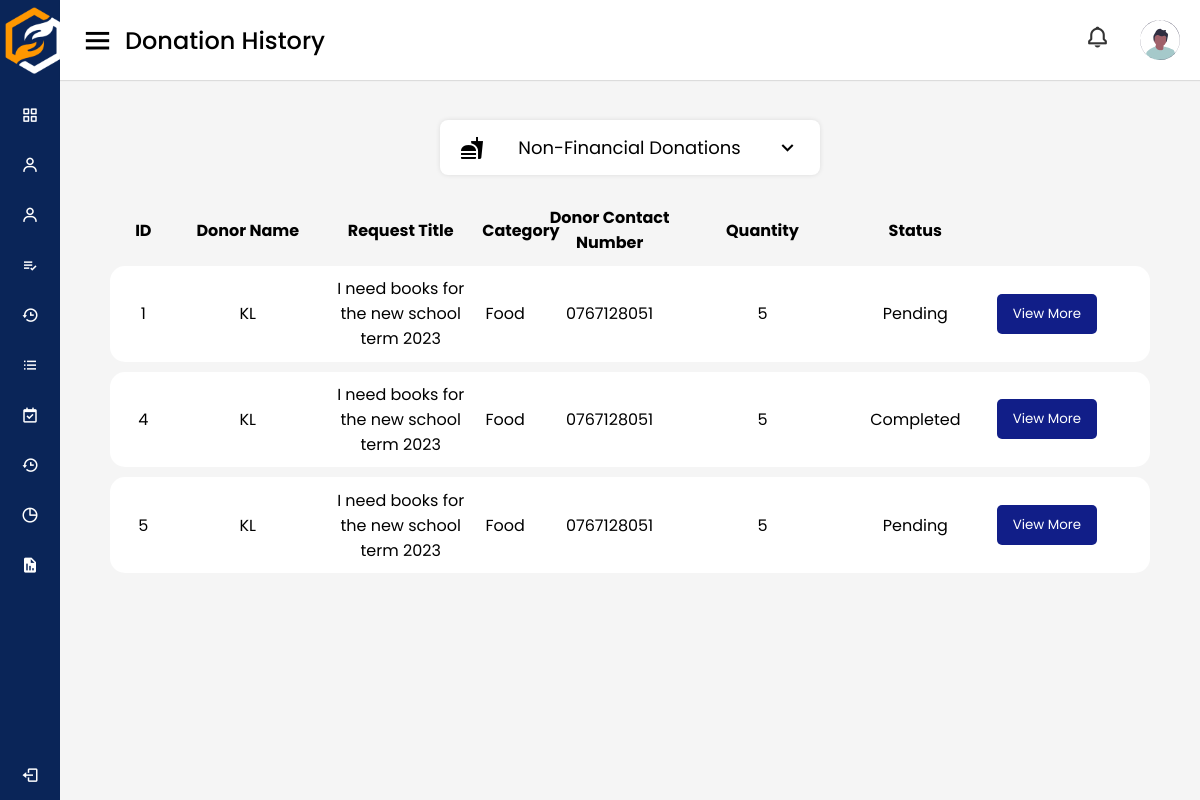
Screenshot of /admin/nonFinancialDonationHistory (signed in) with the database file from the repository.
### tables this page shows
CREATE TABLE `donation_history` (
  `id` int(11) NOT NULL,
  `time_stamp` date NOT NULL DEFAULT current_timestamp(),
  `date_of_completion` date NOT NULL,
  `status` int(1) NOT NULL,
  `category` int(11) NOT NULL,
  `quantity` int(11) NOT NULL,
  `amount` int(11) NOT NULL,
  `type` int(11) NOT NULL,
  `don_id` int(11) NOT NULL,
  `req_id` int(11) NOT NULL
);

CREATE TABLE `donation_req` (
  `id` int(11) NOT NULL,
  `request_title` varchar(255) NOT NULL,
  `name` varchar(255) NOT NULL,
  `NIC` varchar(255) NOT NULL,
  `description` varchar(255) NOT NULL,
  `contact` int(10) NOT NULL,
  `zipcode` varchar(255) NOT NULL,
  `cat_id` int(11) NOT NULL,
  `status` int(11) NOT NULL,
  `published_date` date NOT NULL,
  `due_date` date NOT NULL,
  `req_type` int(11) NOT NULL,
  `user_id` int(11) NOT NULL,
  `proof_document` varchar(255) NOT NULL,
  `thumbnail` varchar(255) NOT NULL,
  `rejection_note` varchar(255) NOT NULL,
  `rejected_date` date NOT NULL,
  `completed_date` date NOT NULL
);

CREATE TABLE `categories` (
  `id` int(11) NOT NULL,
  `category_name` varchar(255) NOT NULL
);

CREATE TABLE `reg_user` (
  `id` int(11) NOT NULL,
  `email` varchar(255) NOT NULL,
  `password` varchar(255) NOT NULL,
  `user_type` int(11) NOT NULL,
  `prof_img` varchar(255) NOT NULL,
  `tp_number` varchar(10) NOT NULL,
  `otp_code` int(11) NOT NULL,
  `otp_verify` int(11) NOT NULL,
  `verification_status` int(11) NOT NULL,
  `rejection_note` varchar(255) NOT NULL,
  `password_reset_hash` varchar(255) NOT NULL,
  `password_reset_expiry` int(11) NOT NULL,
  `backup` varchar(255) NOT NULL
);

### app/controllers/Admin.php (called while the page is built, shortened)
<?php
class Admin extends Controller
{
    private $adminModel;
    public function __construct()
    {
        $this->adminModel = $this->model('AdminModel');
    }
    public function nonFinancialDonationHistory()
    {
        $nonFinancialDonationHistory = $this->adminModel->nonFinancialDonationHistory();
        $data = [
            'title' => 'Donation History',
            'nonFinancialDonationHistory' => $nonFinancialDonationHistory
        ];
        $this->view('users/admin/nonFinancialDonations', $data);
    }
}

### app/libraries/Core.php (called while the page is built, shortened)
<?php
  class Core {
    protected $currentMethod = 'index';
    public function __construct(){
      $url = $this->getUrl();
      if(file_exists('../app/controllers/' . ucwords($url[0] ?? ''). '.php')){
        unset($url[0]);
      }
      $this->currentController = new $this->currentController;
      if(isset($url[1])){
        if(method_exists($this->currentController, $url[1])){
          $this->currentMethod = $url[1];
          unset($url[1]);
        }
      }
      $this->params = $url ? array_values($url) : [];
      call_user_func_array([$this->currentController, $this->currentMethod], $this->params);
    }
      public function getUrl(){
      if(isset($_GET['url'])){
        $url = rtrim($_GET['url'], '/');
        $url = filter_var($url, FILTER_SANITIZE_URL);
        $url = explode('/', $url);
        return $url;
      }
    }
  }

### public/index.php (called while the page is built, shortened)
<?php
    $init = new Core;

### app/libraries/Database.php (called while the page is built, shortened)
<?php
class Database
{
    private $host = DB_HOST;
    private $user = DB_USER;
    private $pass = DB_PASS;
    private $dbname = DB_NAME;
    private $dbh;
    private $stmt;
    public function __construct()
    {
        $dsn = 'mysql:host=' . $this->host . ';dbname=' . $this->dbname;
        $options = array(
            PDO::ATTR_PERSISTENT => true,
            PDO::ATTR_ERRMODE => PDO::ERRMODE_EXCEPTION
        );
        try {
            $this->dbh = new PDO($dsn, $this->user, $this->pass, $options);
        } catch (PDOException $e) {
            $this->error = $e->getMessage();
            echo $this->error;
        }
    }
    public function query($sql)
    {
        $this->stmt = $this->dbh->prepare($sql);
    }
    public function resultSet()
    {
        $this->execute();
        return $this->stmt->fetchAll(PDO::FETCH_OBJ);
    }
    public function execute()
    {
        return $this->stmt->execute();
    }
}

### app/models/AdminModel.php (called while the page is built, shortened)
<?php
class AdminModel
{
    private $db;
    public function __construct()
    {
        $this->db = new Database;
    }
    public function nonFinancialDonationHistory()
    {
        $this->db->query('SELECT dh.id, dr.request_title, r.tp_number, dh.date_of_completion, c.category_name AS category, dh.quantity, dh.quantity, IF(r.user_type = 2, id.f_name, cd.comp_name) AS donor_name, dr.id as req_id, CASE WHEN dr.req_type = 0 THEN "Financial" WHEN dr.req_type = 1 THEN "Non-financial" END AS req_type, CASE WHEN dh.status = 0 THEN "Pending" WHEN dh.status = 1 THEN "Completed" WHEN dh.status = 2 THEN "Delivered" END AS status FROM donation_history AS dh JOIN reg_user AS r ON dh.don_id = r.id JOIN categories AS c ON dh.category = c.id JOIN donation_req AS dr ON dh.req_id = dr.id LEFT JOIN ind_don AS id ON r.id = id.user_id AND r.user_type = 2 LEFT JOIN corp_don AS cd ON r.id = cd.user_id AND r.user_type = 3 WHERE dh.type = 1;');
        $results = $this->db->resultSet();
        return $results;
    }
}

### app/views/users/admin/nonFinancialDonations.php (the view, shortened to what this page needs)
<!DOCTYPE html>
<html lang="en" dir="ltr">
<head>
    <link rel="stylesheet" href="<?php echo URLROOT; ?>/css/style_dashboard.css"/>
    <link rel="stylesheet" href="<?php echo URLROOT; ?>/css/donation_history.css"/>
    <link href="https://unpkg.com/boxicons@2.0.7/css/boxicons.min.css" rel="stylesheet"/>
</head>
<body>
<?php require APPROOT . '/views/inc/side_navbar.php'; ?>
<section class="home-section">
    <nav>
        <div class="sidebar-button">
            <i class="bx bx-menu sidebarBtn"></i>
            <span class="dashboard">Donation History</span>
        </div>
        <div class="profile-details">
            <div class="notification">
                <i class="bx bx-bell bx-tada notification"></i>
            </div>
            <img src="<?php echo URLROOT; ?>/img/profile_pic.svg" alt=""/>
        </div>
    </nav>
    <main>
        <div class="select-menu">
            <div class="select-btn">
                    <span class="material-icons" style="color: black;">
                        </span>
                <span class="option-text">Non-Financial Donations</a></span>
                <i class="bx bx-chevron-down"></i>
            </div>
        </div>
        <div class="cards_heading head">
            <div>ID</div>
            <div>Donor Name</div>
            <div>Request Title</div>
            <div>Category</div>
            <div>Donor Contact Number</div>
            <div>Quantity</div>
            <div>Status</div>
        </div>
        <?php foreach ($data['nonFinancialDonationHistory'] as $donation) : ?>
            <div class="cards_heading cards_color">
                <div><?php echo $donation->id; ?></div>
                <div><?php echo $donation->donor_name; ?></div>
                <div><?php echo $donation->request_title; ?></div>
                <div><?php echo $donation->category; ?></div>
                <div><?php echo $donation->tp_number; ?></div>
                <div><?php echo $donation->quantity; ?></div>
                <div><?php echo $donation->status; ?></div>
                <div>
                    <div style="text-align: center;">
                        <a href="<?php echo URLROOT; ?>/adminPages/nonFinancialDonations/<?php echo $donation->id; ?>">
                            <button class="btnview">View More</button>
                        </a>
                    </div>
                </div>
            </div>
        <?php endforeach; ?>
    </main>
</section>
</body>
</html>

### public/css/style_dashboard.css (style rules this page uses)
* { margin: 0; padding: 0; box-sizing: border-box; font-family: 'Poppins', sans-serif; }
.home-section { position: relative; background: #f5f5f5; min-height: 100vh; width: calc(100% - 240px); left: 240px; transition: all 0.5s ease; }
.home-section nav { display: flex; justify-content: space-between; height: 80px; background: #fff; display: flex; align-items: center; position: fixed; width: calc(100% - 240px); left: 240px; z-index: 100; padding: 0 20px; box-shadow: 0 1px 1px rgba(0, 0, 0, 0.1); transition: all 0.5s ease; }
.home-section nav .sidebar-button { display: flex; align-items: center; font-size: 24px; font-weight: 500; }
nav .sidebar-button i { font-size: 35px; margin-right: 10px; }
.home-section nav .profile-details { display: flex; align-items: center; padding: 0 auto; }
.profile-details i { padding: 0px 30px; }
nav .profile-details img { height: 40px; width: 40px; border-radius: 6px; object-fit: cover; }
nav .profile-details i { font-size: 25px; color: #333; }
.bx-bell { padding: 10px 10px; }
a { text-decoration: none; }
@media (max-width: 1240px) { .home-section { width: calc(100% - 60px); left: 60px; } }
@media (max-width: 1240px) { .home-section nav { width: calc(100% - 60px); left: 60px; } }

### public/css/donation_history.css (style rules this page uses)
:root { --color-white: #fff; --color-info-dark: #7d8da1; --color-info-light: #dce1eb; --color-dark: #363949; --color-light: rgba(132, 139, 200, 0.18); --color-primary-varient: #111e88; --color-background: #f6f6f9; --card-border-radius: 2rem; --border-radius-1: 0.4rem; --border-radius-2: 0.8rem; --border-radius-3: 1.2rem; --card-padding: 1.8rem; --padding-1: 1.2rem; --box-shadow: 0 2rem 3rem var(--color-light) }
* { margin: 0; padding: 0; box-sizing: border-box; font-family: 'Poppins', sans-serif; }
main { padding-top: 120px; padding-left: 50px; padding-right: 50px; }
.cards_heading { grid-template-columns: 4.5% 14% 14% 4.5% 14% 14% 14% 14%; grid-column-gap: 1%; color: var(--black); max-width: 100%; margin: auto; padding: 1%; font-size: 1rem; border-radius: 15px; font-weight: bold; margin-right: 0px; margin-left: 0px; text-align: center; display: grid; align-items: center; }
.head { font-size: 1rem; }
.cards_color { background: #ffffff; font-weight: normal; color: black; margin-bottom: 10px; margin-right: 0; font-size: 1rem; }
.select-menu { width: 380px; margin-top: 5px; margin: auto; margin-bottom: 20px; position: relative; }
.btnview { display: flex; align-items: center; justify-content: center; height: 40px; margin-right: 0px; max-width: 100px; width: 100%; border: none; outline: none; color: #fff; border-radius: 5px; background-color: #111e88; transition: all 0.3s linear; cursor: pointer; }
.select-menu .select-btn { display: flex; height: 55px; background: #fff; padding: 20px; font-size: 18px; font-weight: 400; border-radius: 8px; align-items: center; cursor: pointer; justify-content: space-between; box-shadow: 0 0 5px rgba(0, 0, 0, 0.1); }
.select-btn i { font-size: 25px; transition: 0.3s; }
.home-section { position: relative; background: #f5f5f5; min-height: 100vh; width: calc(100% - 240px); left: 240px; transition: all 0.5s ease; }
.home-section nav { display: flex; justify-content: space-between; height: 80px; background: #fff; display: flex; align-items: center; position: fixed; width: calc(100% - 240px); left: 240px; z-index: 100; padding: 0 20px; box-shadow: 0 1px 1px rgba(0, 0, 0, 0.1); transition: all 0.5s ease; }
.home-section nav .sidebar-button { display: flex; align-items: center; font-size: 24px; font-weight: 500; }
nav .sidebar-button i { font-size: 35px; margin-right: 10px; }
.home-section nav .profile-details { display: flex; align-items: center; padding: 0 auto; }
.profile-details i { padding: 0px 30px; }
nav .profile-details img { height: 40px; width: 40px; border-radius: 6px; object-fit: cover; }
nav .profile-details i { font-size: 25px; color: #333; }
.bx-bell { padding: 10px 10px; }
@media (max-width: 1240px) { .home-section { width: calc(100% - 60px); left: 60px; } }
@media (max-width: 1240px) { .home-section nav { width: calc(100% - 60px); left: 60px; } }

### rows the page displays
donation_history: id "1", donor_name "KL", donation_req.request_title "I need books for the new school term 2023", category.category_name "Food", reg_user.tp_number "0767128051", quantity "5", status "Pending"
donation_history: id "4", donor_name "KL", donation_req.request_title "I need books for the new school term 2023", category.category_name "Food", reg_user.tp_number "0767128051", quantity "5", status "Completed"
donation_history: id "5", donor_name "KL", donation_req.request_title "I need books for the new school term 2023", category.category_name "Food", reg_user.tp_number "0767128051", quantity "5", status "Pending"
